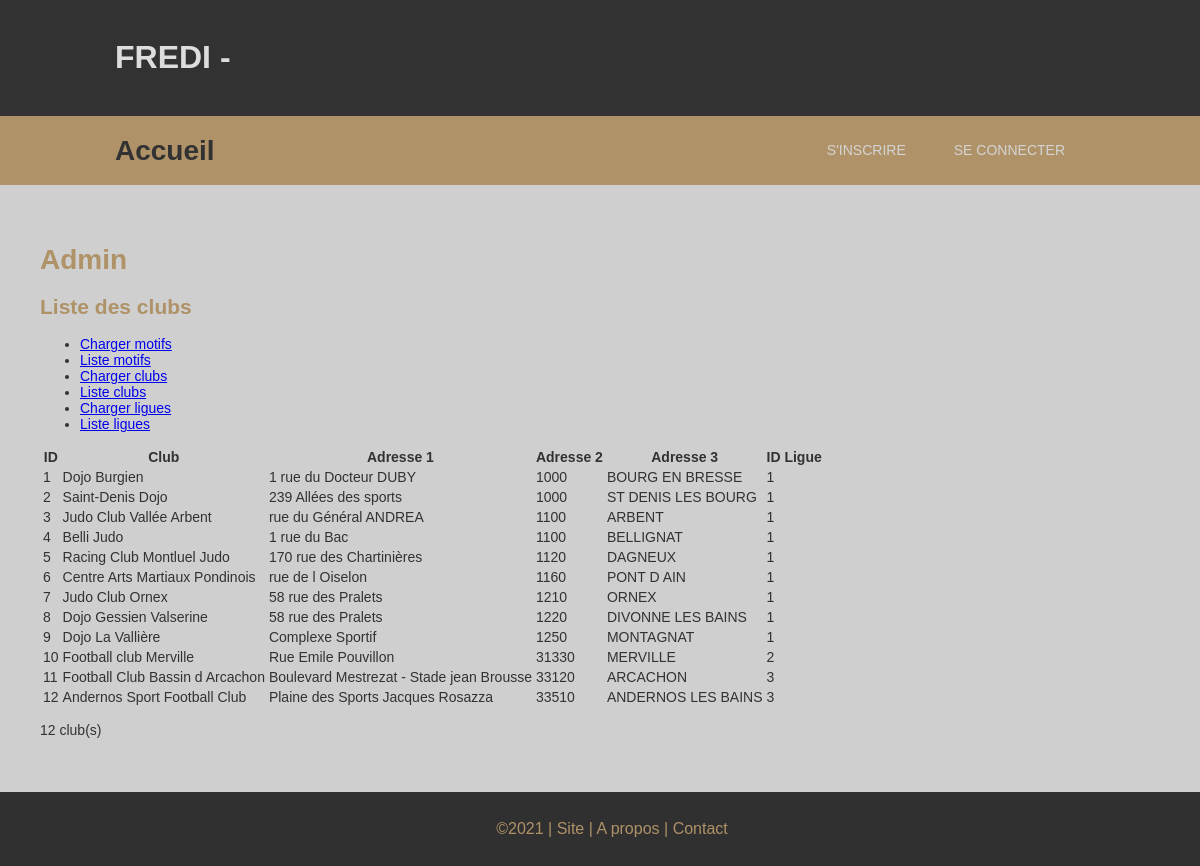
Page /storage/v_last/clubs_liste.php on the committed database.
### tables this page shows
CREATE TABLE `club` (
  `id_club` int(11) NOT NULL,
  `lib_club` varchar(50) DEFAULT NULL,
  `adr1` varchar(50) DEFAULT NULL,
  `adr2` varchar(50) DEFAULT NULL,
  `adr3` varchar(50) DEFAULT NULL,
  `id_ligue` int(11) NOT NULL
);

### app/dao/dao.php (called while the page is built, shortened)
<?php
class dao
{
    function __construct() {
        $user=DB_USER;
        $password=DB_PASSWORD;
        $host=DB_HOST;
        $name=DB_NAME;
        $dsn = 'mysql:host=' . $host . ';dbname=' . $name;
        try {
            $pdo = new PDO($dsn, $user, $password, array(PDO::MYSQL_ATTR_INIT_COMMAND =>
            "SET NAMES utf8"));
            $pdo->setAttribute(PDO::ATTR_ERRMODE, PDO::ERRMODE_EXCEPTION);
        } catch (PDOException $e) {
            echo("<p>Erreur lors de la connexion : " . $e->getMessage().'<p>');
        }
        $this->pdo = $pdo;
    }
}

### app/dao/ClubDAO.php (called while the page is built, shortened)
<?php
    class ClubDAO extends dao
    {
        function findAll() {
            $sql = "SELECT * FROM club";
            try {
                $sth = $this->pdo->prepare($sql);
                $sth->execute();
                $rows = $sth->fetchAll(PDO::FETCH_ASSOC);
            } catch (PDOException $e) {
                throw new Exception("Erreur lors de la requête SQL : " . $e->getMessage());
            }
            $club = array();
            foreach ($rows as $row) {
                $club[] = new Club($row);
            }
            return $club;
        }
    }
?>

### app/class/Club.php (called while the page is built, shortened)
<?php
    class Club {
        private $id_club;
        private $lib_club;
        private $adr1;
        private $adr2;
        private $adr3;
        private $id_ligue;
        public function get_id_club(){
            return $this->id_club;
        }
        public function get_lib_club(){
            return $this->lib_club;
        }
        public function get_adr1(){
            return $this->adr1;
        }
        public function get_adr2(){
            return $this->adr2;
        }
        public function get_adr3(){
            return $this->adr3;
        }
        public function get_id_ligue(){
            return $this->id_ligue;
        }
        public function set_id_club($id_club){
            $this->id_club = $id_club;
        }
        public function set_lib_club($lib_club){
            return $this->lib_club = $lib_club;
        }
        public function set_adr1($adr1){
            return $this->adr1 = $adr1;
        }
        public function set_adr2($adr2){
            return $this->adr2 = $adr2;
        }
        public function set_adr3($adr3){
            return $this->adr3 = $adr3;
        }
        public function set_id_ligue($id_ligue){
            return $this->id_ligue = $id_ligue;
        }
        public function fill(array $tableau){
            foreach($tableau as $key => $valeur){
                $methode = 'set_'.$key;
            }
        }
    }

### storage/v_last/clubs_liste.php (the view, shortened to what this page needs)
<?php
  include('header.php');
  $clubs = new ClubDAO();
  $clubs = $clubs->findAll();
?>
  <h1>Admin</h1>
  <h2>Liste des clubs</h2>
  <ul>
    <li><a href="motifs_charger.php">Charger motifs</a></li>
    <li><a href="motifs_liste.php">Liste motifs</a></li>
    <li><a href="clubs_charger.php">Charger clubs</a></li>
    <li><a href="clubs_liste.php">Liste clubs</a></li>
    <li><a href="ligues_charger.php">Charger ligues</a></li>
    <li><a href="ligues_liste.php">Liste ligues</a></li>
  </ul>
  <?php
  if (count($clubs) > 0) {
  ?>
    <table>
      <tr>
        <th>ID</th>
        <th>Club</th>
        <th>Adresse 1</th>
        <th>Adresse 2</th>
        <th>Adresse 3</th>
        <th>ID Ligue</th>
      </tr>
      <?php
      foreach ($clubs as $club) {
        echo '<tr>';
        echo '<td>' . $club->get_id_club() . '</td>';
        echo '<td>' . $club->get_lib_club() . '</td>';
        echo '<td>' . $club->get_adr1() . '</td>';
        echo '<td>' . $club->get_adr2() . '</td>';
        echo '<td>' . $club->get_adr3() . '</td>';
        echo '<td>' . $club->get_id_ligue() . '</td>';
        echo "</tr>";
      } ?>
    </table>
  <?php
  } else {
    echo "<p>Rien à afficher</p>";
  }
  echo "<p>". count($clubs) ." club(s)</p>";
  ?>
<?php include('footer.php'); ?>

### header.php (shortened to what this page needs)
<?php
    $title = NULL;
?>
<!DOCTYPE html>
<html lang="fr">
<head>
    <link rel="stylesheet" type="text/css" href="css/styles.css" />
</head>
<body>
    <div class="banner">
        <div class="banner-inner">
            <h1>FREDI - <?= $title ?></h1>
        </div>
    </div>
    <header id="header">
        <div id="header-inner">
            <div id="logo">
                <h1><a href="index.php">Accueil</a></h1>
            </div>
            <div id="top-nav">
                <ul>
                <?php
                    if(isset($session)){
                        if($session->get_role() == 2){
                            echo '<li><a href="admin.php">ADMIN</a></li>';
                        }
                        if($session->get_role() == 1){
                            echo '<li><a href="controleur.php">CONTROLEUR</a></li>';
                        }
                        echo '<li><a href="profil.php">MON COMPTE</a></li>';
                        echo '<li><a href="deconnexion.php">DECONNEXION</a></li>';
                    }else{
                        echo '<li><a href="inscription.php">S\'INSCRIRE</a></li>';
                        echo '<li><a href="connexion.php">SE CONNECTER</a></li>';
                    }
                ?>
                </ul>
            </div>
        </div>
    </header>
    <div id="content">

### footer.php
</div>
<footer id="footer">
        <p>&copy;2021 | <a href="#">Site</a> | <a href="#">A propos</a> | <a href="#">Contact</a></p>
</footer>
</body>
</html>

### css/styles.css (style rules this page uses)
html, #page { padding:0; margin:0; }
body { margin:0; padding:0; width:100%; color:#af9268; font:14px Sans-Serif; }
h1, h2, h3, h4, h5, h6 { color:#af9268; }
#logo { padding:0; width:auto; float:left; }
#logo h1 a, h1 a:hover { color:#323232; text-decoration:none; }
#header { background:#af9268; }
#header-inner { margin:auto; padding:0; width:970px; }
.banner { background:#323232; padding:18px; }
.banner-inner { margin:auto; width:970px; }
.banner-inner h1 { color:#dddddd; font-size:32px; }
#top-nav { margin:0 auto; padding:0px 0 0; height:37px; float:right; }
#top-nav ul { list-style:none; }
#top-nav ul li { margin:0; padding:0 0 0 8px; float:left; }
#top-nav ul li a { display:block; margin:0; padding:12px 20px; color:#d4d4d4; text-decoration:none; }
#content { margin:auto; padding:40px; background:rgb(207, 207, 207); color:#323232; }
#footer { background:rgb(48, 48, 48); font:16px Sans-Serif; margin:auto; text-align:center; padding:12px; width:100%; }
#footer a { color:#af9268; text-decoration:none; padding: auto; }

### rows in the picture
club: id_club "1", lib_club "Dojo Burgien", adr1 "1 rue du Docteur DUBY", adr2 "1000", adr3 "BOURG EN BRESSE", id_ligue "1"
club: id_club "2", lib_club "Saint-Denis Dojo", adr1 "239 Allées des sports", adr2 "1000", adr3 "ST DENIS LES BOURG", id_ligue "1"
club: id_club "3", lib_club "Judo Club Vallée Arbent", adr1 "rue du Général ANDREA", adr2 "1100", adr3 "ARBENT", id_ligue "1"
club: id_club "4", lib_club "Belli Judo", adr1 "1 rue du Bac", adr2 "1100", adr3 "BELLIGNAT", id_ligue "1"
club: id_club "5", lib_club "Racing Club Montluel Judo", adr1 "170 rue des Chartinières", adr2 "1120", adr3 "DAGNEUX", id_ligue "1"
club: id_club "6", lib_club "Centre Arts Martiaux Pondinois", adr1 "rue de l Oiselon", adr2 "1160", adr3 "PONT D AIN", id_ligue "1"
club: id_club "7", lib_club "Judo Club Ornex", adr1 "58 rue des Pralets", adr2 "1210", adr3 "ORNEX", id_ligue "1"
club: id_club "8", lib_club "Dojo Gessien Valserine", adr1 "58 rue des Pralets", adr2 "1220", adr3 "DIVONNE LES BAINS", id_ligue "1"
club: id_club "9", lib_club "Dojo La Vallière", adr1 "Complexe Sportif", adr2 "1250", adr3 "MONTAGNAT", id_ligue "1"
club: id_club "10", lib_club "Football club Merville", adr1 "Rue Emile Pouvillon", adr2 "31330", adr3 "MERVILLE", id_ligue "2"
club: id_club "11", lib_club "Football Club Bassin d Arcachon", adr1 "Boulevard Mestrezat - Stade jean Brousse", adr2 "33120", adr3 "ARCACHON", id_ligue "3"
club: id_club "12", lib_club "Andernos Sport Football Club", adr1 "Plaine des Sports Jacques Rosazza", adr2 "33510", adr3 "ANDERNOS LES BAINS", id_ligue "3"

### other values in the picture
count($clubs) "12"
